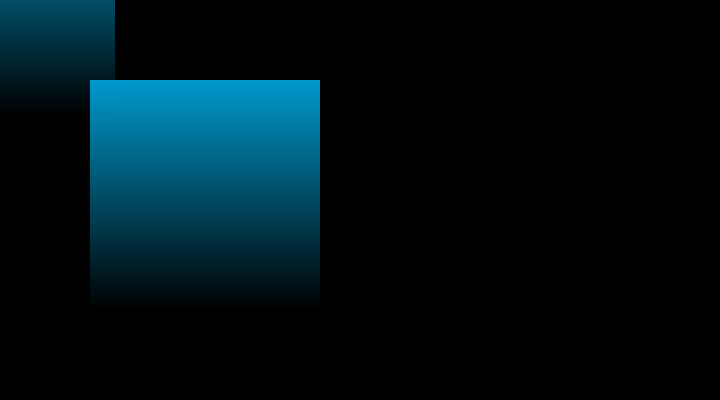
Frame 1 (no input)
Frame 60 (no input): identical to frame 1, image omitted
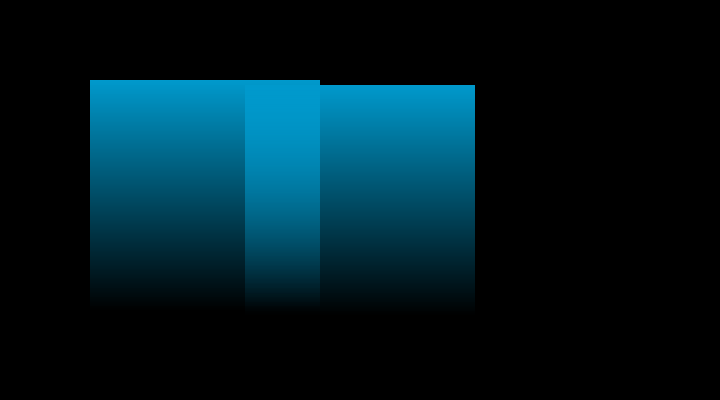
Frame 120 (the mouse pressed at the canvas centre since frame 60)

The p5.js sketch that drew these frames (run headless with seeded random() and noise() and a simulated clock; from frame 60 on, the mouse is pressed at the canvas centre):

// p5.js sketch
// ── sketch.js
let img; // Declare variable 'img'.

function setup() {
  createCanvas(720, 400);
  img = createImage(230, 230);
  img.loadPixels();
  for (let x = 0; x < img.width; x++) {
    for (let y = 0; y < img.height; y++) {
      let a = map(y, 0, img.height, 255, 0);
      img.set(x, y, [0, 153, 204, a]);
    }
  }
  img.updatePixels();
}

function draw() {
  background(0);
  image(img, 90, 80);
  image(img, mouseX - img.width / 2, mouseY - img.height / 2);
}
